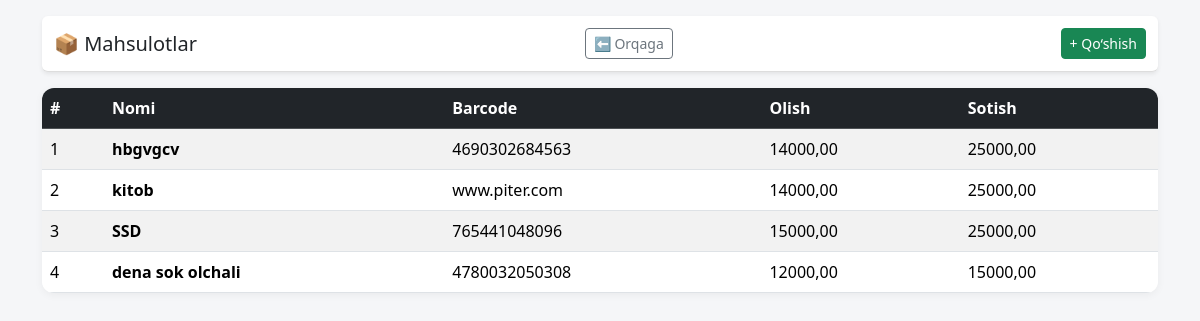
The page /product/list/ on the database its author committed.
### product/models.py (models this page shows, shortened)
class Product(models.Model):
    name = models.CharField(max_length=255)
    barcode = models.CharField(max_length=100, unique=True)   # strix kod
    raw_barcode = models.TextField(null=True, blank=True)
    sku = models.CharField(max_length=100, blank=True, null=True)
    purchase_price = models.DecimalField(max_digits=12, decimal_places=2, default=0)
    sale_price = models.DecimalField(max_digits=12, decimal_places=2, default=0)
    created_at = models.DateTimeField(auto_now_add=True)

### product/views.py (the view)
# urls.py: path('list/', views.product_list, name='product_list')
def product_list(request):
    products = Product.objects.all().order_by('-id')
    return render(request, 'product_list.html', {
        'products': products
    })

### templates/product_list.html (shortened to what this page needs)
<!DOCTYPE html>
<html lang="uz">
<head>
    <link href="https://cdn.jsdelivr.net/npm/bootstrap@5.3.2/dist/css/bootstrap.min.css" rel="stylesheet">
</head>
<body>
<div class="container py-3">
    <div class="top-bar d-flex justify-content-between align-items-center mb-3 shadow-sm rounded">
        <h5 class="m-0">📦 Mahsulotlar</h5>
        <a href="javascript:history.back()" class="btn btn-outline-secondary btn-sm">
            ⬅ Orqaga
        </a>
        <a href="{% url 'product_create' %}" class="btn btn-success btn-sm">
            + Qo‘shish
        </a>
    </div>
    <div class="table-box">
        <div class="table-responsive">
            <table class="table table-striped table-hover m-0">
                <thead class="table-dark">
                <tr>
                    <th>#</th>
                    <th>Nomi</th>
                    <th>Barcode</th>
                    <th>Olish</th>
                    <th>Sotish</th>
                </tr>
                </thead>
                <tbody>
                {% for p in products %}
                <tr>
                    <td>{{ forloop.counter }}</td>
                    <td><b>{{ p.name }}</b></td>
                    <td>{{ p.barcode }}</td>
                    <td>{{ p.purchase_price }}</td>
                    <td>{{ p.sale_price }}</td>
                </tr>
                {% endfor %}
                </tbody>
            </table>
        </div>
    </div>
</div>
</body>
</html>

### templates/product_list.html (style rules this page uses)
body { background: #f5f6f8; }
.top-bar { position: sticky; top: 0; background: white; padding: 12px; z-index: 10; border-bottom: 1px solid #ddd; }
.table-box { background: white; border-radius: 12px; overflow: hidden; box-shadow: 0 2px 8px rgba(0, 0, 0, 0.05); }

### rows shown on the page
Product: name "hbgvgcv", barcode "4690302684563", purchase_price "14000,00", sale_price "25000,00"
Product: name "kitob", barcode "www.piter.com", purchase_price "14000,00", sale_price "25000,00"
Product: name "SSD", barcode "765441048096", purchase_price "15000,00", sale_price "25000,00"
Product: name "dena sok olchali", barcode "4780032050308", purchase_price "12000,00", sale_price "15000,00"
